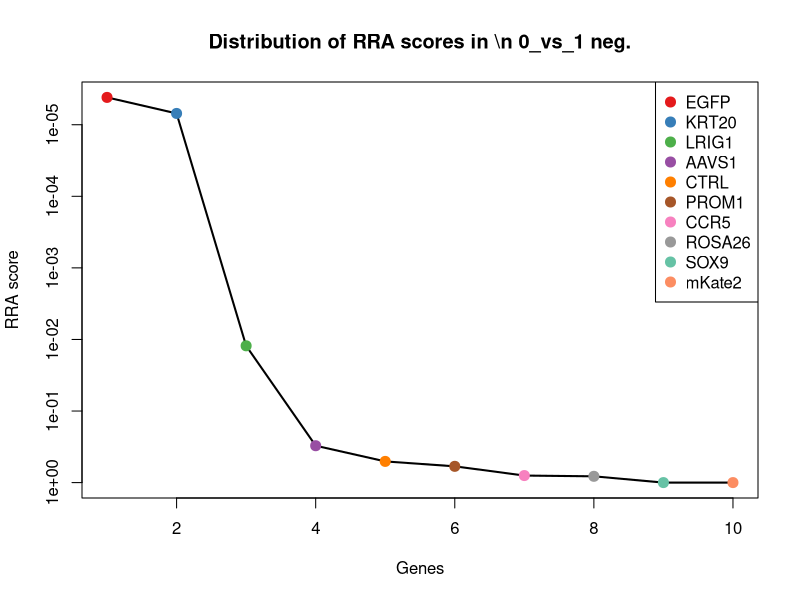
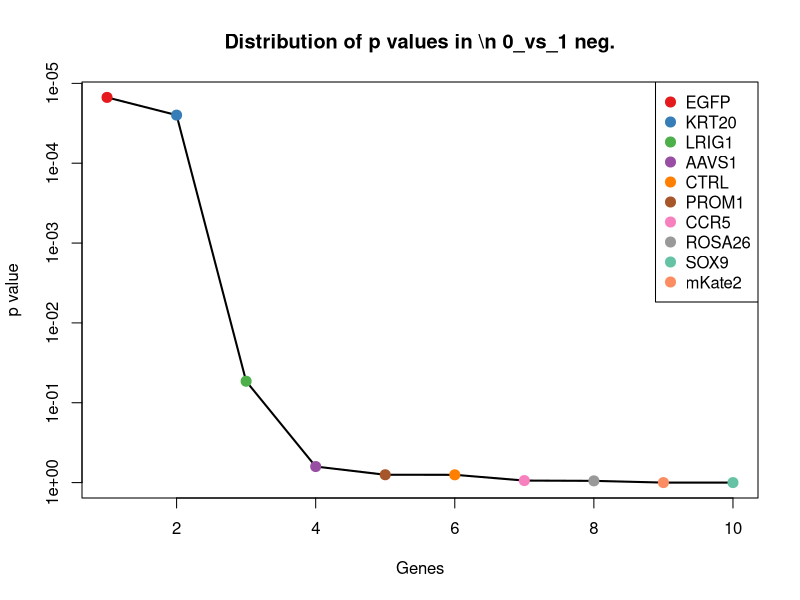
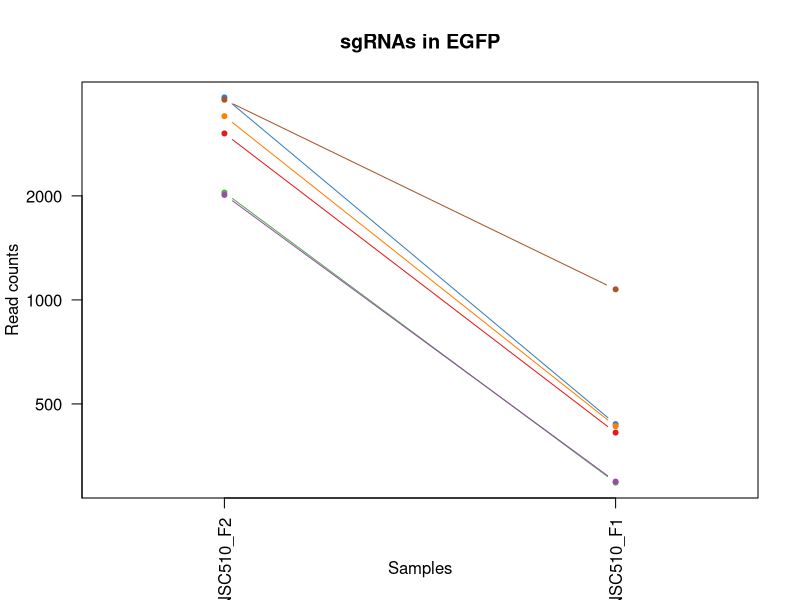
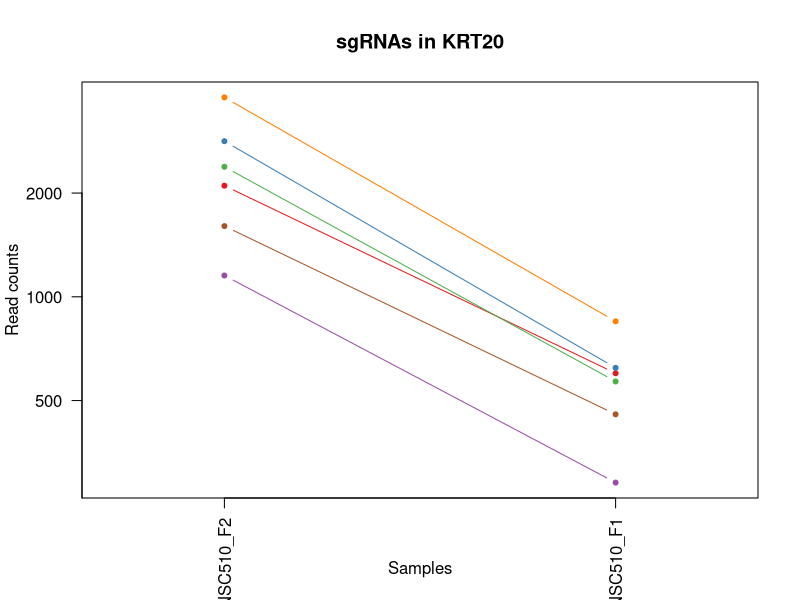
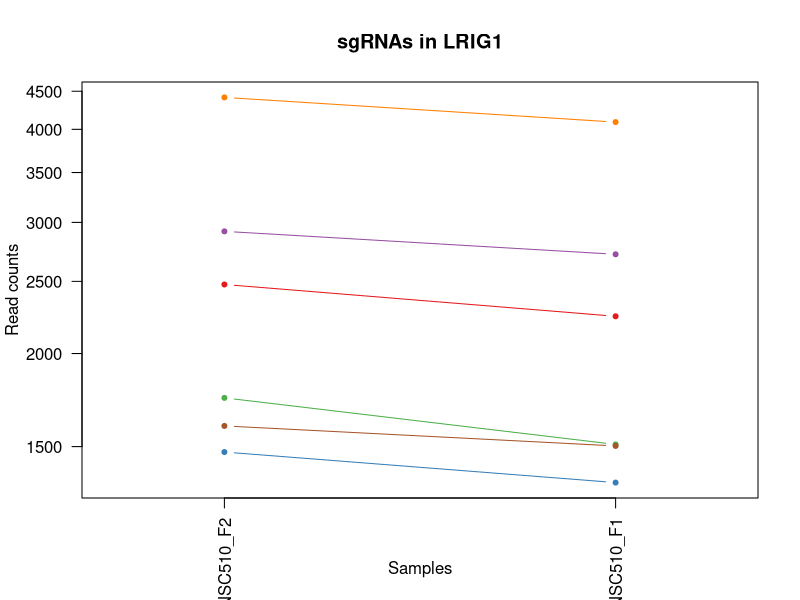
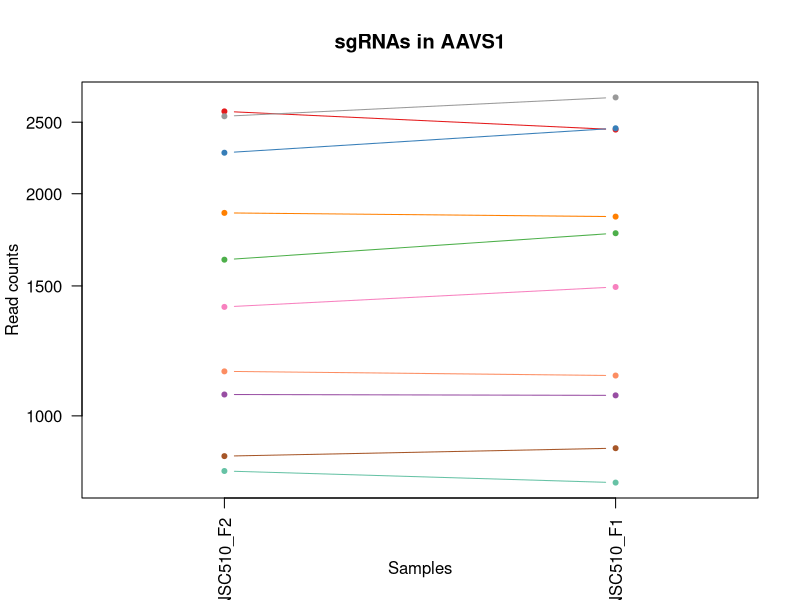
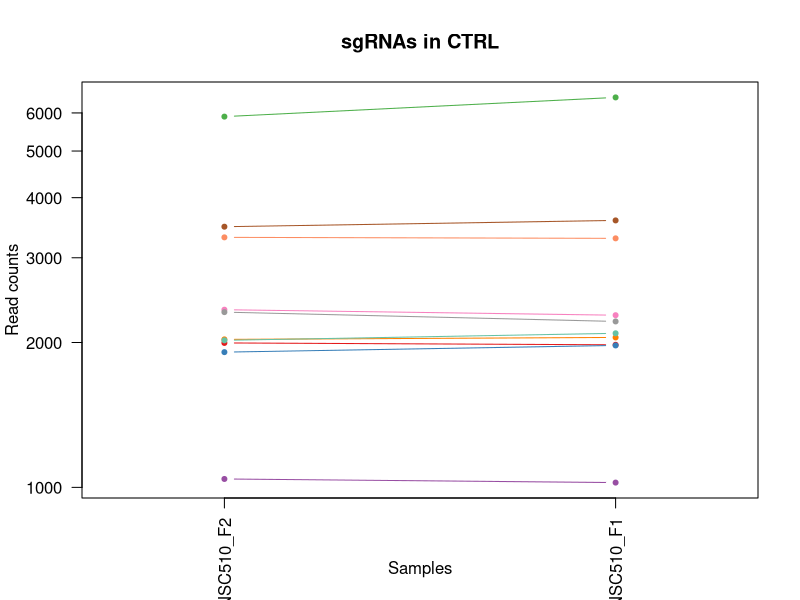
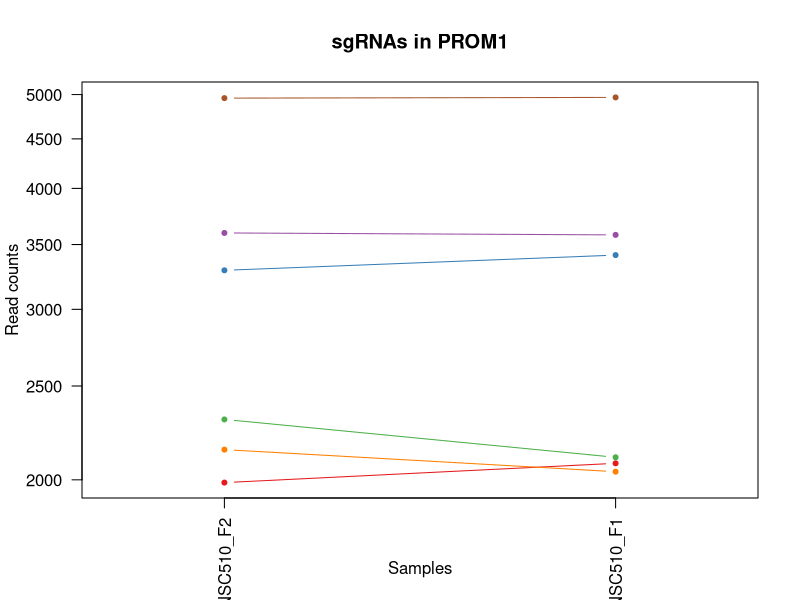

The R script that drew these images, in order: (Note: this script raises an error after producing the figures.)
pdf(file='S10A_c1_t0.pdf',width=4.5,height=4.5);
gstable=read.table('S10A_c1_t0.gene_summary.txt',header=T)
# 
#
# parameters
# Do not modify the variables beginning with "__"

# gstablename='__GENE_SUMMARY_FILE__'
startindex=3
# outputfile='__OUTPUT_FILE__'
targetgenelist=c("EGFP","KRT20","LRIG1","AAVS1","CTRL","PROM1","CCR5","ROSA26","SOX9","mKate2")
# samplelabel=sub('.\\w+.\\w+$','',colnames(gstable)[startindex]);
samplelabel='0_vs_1 neg.'


# You need to write some codes in front of this code:
# gstable=read.table(gstablename,header=T)
# pdf(file=outputfile,width=6,height=6)


# set up color using RColorBrewer
#library(RColorBrewer)
#colors <- brewer.pal(length(targetgenelist), "Set1")

colors=c( "#E41A1C", "#377EB8", "#4DAF4A", "#984EA3", "#FF7F00",  "#A65628", "#F781BF",
          "#999999", "#66C2A5", "#FC8D62", "#8DA0CB", "#E78AC3", "#A6D854", "#FFD92F", "#E5C494", "#B3B3B3", 
          "#8DD3C7", "#FFFFB3", "#BEBADA", "#FB8072", "#80B1D3", "#FDB462", "#B3DE69", "#FCCDE5",
          "#D9D9D9", "#BC80BD", "#CCEBC5", "#FFED6F")

######
# function definition

plotrankedvalues<-function(val, tglist, ...){
  
  plot(val,log='y',ylim=c(max(val),min(val)),type='l',lwd=2, ...)
  if(length(tglist)>0){
    for(i in 1:length(tglist)){
      targetgene=tglist[i];
      tx=which(names(val)==targetgene);ty=val[targetgene];
      points(tx,ty,col=colors[(i %% length(colors)) ],cex=2,pch=20)
      # text(tx+50,ty,targetgene,col=colors[i])
    }
    legend('topright',tglist,pch=20,pt.cex = 2,cex=1,col=colors)
  }
}



plotrandvalues<-function(val,targetgenelist, ...){
  # choose the one with the best distance distribution
  
  mindiffvalue=0;
  randval=val;
  for(i in 1:20){
    randval0=sample(val)
    vindex=sort(which(names(randval0) %in% targetgenelist))
    if(max(vindex)>0.9*length(val)){
      # print('pass...')
      next;
    }
    mindiffind=min(diff(vindex));
    if (mindiffind > mindiffvalue){
      mindiffvalue=mindiffind;
      randval=randval0;
      # print(paste('Diff: ',mindiffvalue))
    }
  }
  plot(randval,log='y',ylim=c(max(randval),min(randval)),pch=20,col='grey', ...)
  
  if(length(targetgenelist)>0){
    for(i in 1:length(targetgenelist)){
      targetgene=targetgenelist[i];
      tx=which(names(randval)==targetgene);ty=randval[targetgene];
      points(tx,ty,col=colors[(i %% length(colors)) ],cex=2,pch=20)
      text(tx+50,ty,targetgene,col=colors[i])
    }
  }
  
}




# set.seed(1235)



pvec=gstable[,startindex]
names(pvec)=gstable[,'id']
pvec=sort(pvec);

plotrankedvalues(pvec,targetgenelist,xlab='Genes',ylab='RRA score',main=paste('Distribution of RRA scores in \\n',samplelabel))

# plotrandvalues(pvec,targetgenelist,xlab='Genes',ylab='RRA score',main=paste('Distribution of RRA scores in \\n',samplelabel))


pvec=gstable[,startindex+1]
names(pvec)=gstable[,'id']
pvec=sort(pvec);

plotrankedvalues(pvec,targetgenelist,xlab='Genes',ylab='p value',main=paste('Distribution of p values in \\n',samplelabel))

# plotrandvalues(pvec,targetgenelist,xlab='Genes',ylab='p value',main=paste('Distribution of p values in \\n',samplelabel))



# you need to write after this code:
# dev.off()






# parameters
# Do not modify the variables beginning with "__"
targetmat=list(c(3030.841517802219,412.02154453788745),c(3853.798485519549,436.02279955951195),c(2043.893125169164,295.015426307468),c(2011.8947983563396,297.01553089260335),c(3400.8221715755026,430.0224858041058),c(3794.801570458404,1072.0560576325615))
targetgene="EGFP"
collabel=c("S74_MNSC510_F2","S73_MNSC510_F1")

# set up color using RColorBrewer
#library(RColorBrewer)
#colors <- brewer.pal(length(targetgenelist), "Set1")

colors=c( "#E41A1C", "#377EB8", "#4DAF4A", "#984EA3", "#FF7F00",  "#A65628", "#F781BF",
          "#999999", "#66C2A5", "#FC8D62", "#8DA0CB", "#E78AC3", "#A6D854", "#FFD92F", "#E5C494", "#B3B3B3", 
          "#8DD3C7", "#FFFFB3", "#BEBADA", "#FB8072", "#80B1D3", "#FDB462", "#B3DE69", "#FCCDE5",
          "#D9D9D9", "#BC80BD", "#CCEBC5", "#FFED6F")


## code

targetmatvec=unlist(targetmat)+1
yrange=range(targetmatvec[targetmatvec>0]);
# yrange[1]=1; # set the minimum value to 1
for(i in 1:length(targetmat)){
  vali=targetmat[[i]]+1;
  if(i==1){
    plot(1:length(vali),vali,type='b',las=1,pch=20,main=paste('sgRNAs in',targetgene),ylab='Read counts',xlab='Samples',xlim=c(0.7,length(vali)+0.3),ylim = yrange,col=colors[(i %% length(colors))],xaxt='n',log='y')
    axis(1,at=1:length(vali),labels=(collabel),las=2)
    # lines(0:100,rep(1,101),col='black');
  }else{
    lines(1:length(vali),vali,type='b',pch=20,col=colors[(i %% length(colors))])
  }
}




# parameters
# Do not modify the variables beginning with "__"
targetmat=list(c(2099.890197091607,599.0313232480452),c(2827.8521320833643,621.0324736845342),c(2382.8753998425236,567.029649885879),c(1151.9397652616815,288.01506025949413),c(3788.8018841809994,848.0443440973994),c(1602.9161837799268,455.02379311829804))
targetgene="KRT20"
collabel=c("S74_MNSC510_F2","S73_MNSC510_F1")

# set up color using RColorBrewer
#library(RColorBrewer)
#colors <- brewer.pal(length(targetgenelist), "Set1")

colors=c( "#E41A1C", "#377EB8", "#4DAF4A", "#984EA3", "#FF7F00",  "#A65628", "#F781BF",
          "#999999", "#66C2A5", "#FC8D62", "#8DA0CB", "#E78AC3", "#A6D854", "#FFD92F", "#E5C494", "#B3B3B3", 
          "#8DD3C7", "#FFFFB3", "#BEBADA", "#FB8072", "#80B1D3", "#FDB462", "#B3DE69", "#FCCDE5",
          "#D9D9D9", "#BC80BD", "#CCEBC5", "#FFED6F")


## code

targetmatvec=unlist(targetmat)+1
yrange=range(targetmatvec[targetmatvec>0]);
# yrange[1]=1; # set the minimum value to 1
for(i in 1:length(targetmat)){
  vali=targetmat[[i]]+1;
  if(i==1){
    plot(1:length(vali),vali,type='b',las=1,pch=20,main=paste('sgRNAs in',targetgene),ylab='Read counts',xlab='Samples',xlim=c(0.7,length(vali)+0.3),ylim = yrange,col=colors[(i %% length(colors))],xaxt='n',log='y')
    axis(1,at=1:length(vali),labels=(collabel),las=2)
    # lines(0:100,rep(1,101),col='black');
  }else{
    lines(1:length(vali),vali,type='b',pch=20,col=colors[(i %% length(colors))])
  }
}




# parameters
# Do not modify the variables beginning with "__"
targetmat=list(c(2474.870589429394,2243.1172922293244),c(1473.922928815728,1341.0701243332696),c(1742.9088635860337,1509.0789094846411),c(2916.847478531532,2717.142078906408),c(4413.769204743978,4089.2138243092763),c(1597.9164452154228,1502.0785434366674))
targetgene="LRIG1"
collabel=c("S74_MNSC510_F2","S73_MNSC510_F1")

# set up color using RColorBrewer
#library(RColorBrewer)
#colors <- brewer.pal(length(targetgenelist), "Set1")

colors=c( "#E41A1C", "#377EB8", "#4DAF4A", "#984EA3", "#FF7F00",  "#A65628", "#F781BF",
          "#999999", "#66C2A5", "#FC8D62", "#8DA0CB", "#E78AC3", "#A6D854", "#FFD92F", "#E5C494", "#B3B3B3", 
          "#8DD3C7", "#FFFFB3", "#BEBADA", "#FB8072", "#80B1D3", "#FDB462", "#B3DE69", "#FCCDE5",
          "#D9D9D9", "#BC80BD", "#CCEBC5", "#FFED6F")


## code

targetmatvec=unlist(targetmat)+1
yrange=range(targetmatvec[targetmatvec>0]);
# yrange[1]=1; # set the minimum value to 1
for(i in 1:length(targetmat)){
  vali=targetmat[[i]]+1;
  if(i==1){
    plot(1:length(vali),vali,type='b',las=1,pch=20,main=paste('sgRNAs in',targetgene),ylab='Read counts',xlab='Samples',xlim=c(0.7,length(vali)+0.3),ylim = yrange,col=colors[(i %% length(colors))],xaxt='n',log='y')
    axis(1,at=1:length(vali),labels=(collabel),las=2)
    # lines(0:100,rep(1,101),col='black');
  }else{
    lines(1:length(vali),vali,type='b',pch=20,col=colors[(i %% length(colors))])
  }
}




# parameters
# Do not modify the variables beginning with "__"
targetmat=list(c(2584.864837848478,2442.1276984502942),c(2271.8812037105386,2452.128221375971),c(1626.914928889545,1767.0924009671048),c(1067.9441573780173,1065.0556915845877),c(1882.9015433921409,1861.0973164684674),c(880.9539350655741,903.0472201886223),c(1403.9265889126743,1494.0781250961259),c(2545.8668770453482,2700.1411899327577),c(840.9560265495436,811.0424092723949),c(1147.9399744100785,1133.0592474791906))
targetgene="AAVS1"
collabel=c("S74_MNSC510_F2","S73_MNSC510_F1")

# set up color using RColorBrewer
#library(RColorBrewer)
#colors <- brewer.pal(length(targetgenelist), "Set1")

colors=c( "#E41A1C", "#377EB8", "#4DAF4A", "#984EA3", "#FF7F00",  "#A65628", "#F781BF",
          "#999999", "#66C2A5", "#FC8D62", "#8DA0CB", "#E78AC3", "#A6D854", "#FFD92F", "#E5C494", "#B3B3B3", 
          "#8DD3C7", "#FFFFB3", "#BEBADA", "#FB8072", "#80B1D3", "#FDB462", "#B3DE69", "#FCCDE5",
          "#D9D9D9", "#BC80BD", "#CCEBC5", "#FFED6F")


## code

targetmatvec=unlist(targetmat)+1
yrange=range(targetmatvec[targetmatvec>0]);
# yrange[1]=1; # set the minimum value to 1
for(i in 1:length(targetmat)){
  vali=targetmat[[i]]+1;
  if(i==1){
    plot(1:length(vali),vali,type='b',las=1,pch=20,main=paste('sgRNAs in',targetgene),ylab='Read counts',xlab='Samples',xlim=c(0.7,length(vali)+0.3),ylim = yrange,col=colors[(i %% length(colors))],xaxt='n',log='y')
    axis(1,at=1:length(vali),labels=(collabel),las=2)
    # lines(0:100,rep(1,101),col='black');
  }else{
    lines(1:length(vali),vali,type='b',pch=20,col=colors[(i %% length(colors))])
  }
}




# parameters
# Do not modify the variables beginning with "__"
targetmat=list(c(1994.8956872370266,1977.1033824063193),c(1908.9001839275609,1971.103068650913),c(5893.69181983711,6461.337862279832),c(1039.9456214167958,1022.0534430041771),c(2028.8939094756527,2048.107095178625),c(3479.8180408946628,3586.187521147729),c(2338.87770047489,2278.1191224691934),c(2311.8791122265693,2211.115618867158),c(2019.8943800595457,2089.1092391739003),c(3306.8270865628306,3291.1720948402613))
targetgene="CTRL"
collabel=c("S74_MNSC510_F2","S73_MNSC510_F1")

# set up color using RColorBrewer
#library(RColorBrewer)
#colors <- brewer.pal(length(targetgenelist), "Set1")

colors=c( "#E41A1C", "#377EB8", "#4DAF4A", "#984EA3", "#FF7F00",  "#A65628", "#F781BF",
          "#999999", "#66C2A5", "#FC8D62", "#8DA0CB", "#E78AC3", "#A6D854", "#FFD92F", "#E5C494", "#B3B3B3", 
          "#8DD3C7", "#FFFFB3", "#BEBADA", "#FB8072", "#80B1D3", "#FDB462", "#B3DE69", "#FCCDE5",
          "#D9D9D9", "#BC80BD", "#CCEBC5", "#FFED6F")


## code

targetmatvec=unlist(targetmat)+1
yrange=range(targetmatvec[targetmatvec>0]);
# yrange[1]=1; # set the minimum value to 1
for(i in 1:length(targetmat)){
  vali=targetmat[[i]]+1;
  if(i==1){
    plot(1:length(vali),vali,type='b',las=1,pch=20,main=paste('sgRNAs in',targetgene),ylab='Read counts',xlab='Samples',xlim=c(0.7,length(vali)+0.3),ylim = yrange,col=colors[(i %% length(colors))],xaxt='n',log='y')
    axis(1,at=1:length(vali),labels=(collabel),las=2)
    # lines(0:100,rep(1,101),col='black');
  }else{
    lines(1:length(vali),vali,type='b',pch=20,col=colors[(i %% length(colors))])
  }
}




# parameters
# Do not modify the variables beginning with "__"
targetmat=list(c(1985.8961578209198,2079.1087162482236),c(3290.8279231564184,3412.1784222409515),c(2307.8793213749664,2109.110285025254),c(3596.8119233040525,3580.187207392323),c(2147.887687310844,2038.1065722529481),c(4956.740812849093,4965.259632598571))
targetgene="PROM1"
collabel=c("S74_MNSC510_F2","S73_MNSC510_F1")

# set up color using RColorBrewer
#library(RColorBrewer)
#colors <- brewer.pal(length(targetgenelist), "Set1")

colors=c( "#E41A1C", "#377EB8", "#4DAF4A", "#984EA3", "#FF7F00",  "#A65628", "#F781BF",
          "#999999", "#66C2A5", "#FC8D62", "#8DA0CB", "#E78AC3", "#A6D854", "#FFD92F", "#E5C494", "#B3B3B3", 
          "#8DD3C7", "#FFFFB3", "#BEBADA", "#FB8072", "#80B1D3", "#FDB462", "#B3DE69", "#FCCDE5",
          "#D9D9D9", "#BC80BD", "#CCEBC5", "#FFED6F")


## code

targetmatvec=unlist(targetmat)+1
yrange=range(targetmatvec[targetmatvec>0]);
# yrange[1]=1; # set the minimum value to 1
for(i in 1:length(targetmat)){
  vali=targetmat[[i]]+1;
  if(i==1){
    plot(1:length(vali),vali,type='b',las=1,pch=20,main=paste('sgRNAs in',targetgene),ylab='Read counts',xlab='Samples',xlim=c(0.7,length(vali)+0.3),ylim = yrange,col=colors[(i %% length(colors))],xaxt='n',log='y')
    axis(1,at=1:length(vali),labels=(collabel),las=2)
    # lines(0:100,rep(1,101),col='black');
  }else{
    lines(1:length(vali),vali,type='b',pch=20,col=colors[(i %% length(colors))])
  }
}




# parameters
# Do not modify the variables beginning with "__"
targetmat=list(c(1347.9295169902316,1537.0803736765365),c(2459.8713737358826,2407.125868210425),c(1371.92826209985,1458.0762425636892),c(1036.9457782780935,1202.062855666361),c(1721.9099616151177,1720.0899432164233),c(1643.9140400088581,1604.0838772785717),c(3287.8280800177163,3709.1939531335547),c(2036.8934911788588,2300.120272905682),c(1233.9354777195442,1333.0697059927281),c(1814.9050989148889,1903.0995127563103))
targetgene="CCR5"
collabel=c("S74_MNSC510_F2","S73_MNSC510_F1")

# set up color using RColorBrewer
#library(RColorBrewer)
#colors <- brewer.pal(length(targetgenelist), "Set1")

colors=c( "#E41A1C", "#377EB8", "#4DAF4A", "#984EA3", "#FF7F00",  "#A65628", "#F781BF",
          "#999999", "#66C2A5", "#FC8D62", "#8DA0CB", "#E78AC3", "#A6D854", "#FFD92F", "#E5C494", "#B3B3B3", 
          "#8DD3C7", "#FFFFB3", "#BEBADA", "#FB8072", "#80B1D3", "#FDB462", "#B3DE69", "#FCCDE5",
          "#D9D9D9", "#BC80BD", "#CCEBC5", "#FFED6F")


## code

targetmatvec=unlist(targetmat)+1
yrange=range(targetmatvec[targetmatvec>0]);
# yrange[1]=1; # set the minimum value to 1
for(i in 1:length(targetmat)){
  vali=targetmat[[i]]+1;
  if(i==1){
    plot(1:length(vali),vali,type='b',las=1,pch=20,main=paste('sgRNAs in',targetgene),ylab='Read counts',xlab='Samples',xlim=c(0.7,length(vali)+0.3),ylim = yrange,col=colors[(i %% length(colors))],xaxt='n',log='y')
    axis(1,at=1:length(vali),labels=(collabel),las=2)
    # lines(0:100,rep(1,101),col='black');
  }else{
    lines(1:length(vali),vali,type='b',pch=20,col=colors[(i %% length(colors))])
  }
}




# parameters
# Do not modify the variables beginning with "__"
targetmat=list(c(7022.632787702074,6932.362492079214),c(2965.8449164636695,2899.1515961537275),c(3470.818511478556,3287.1718856699904),c(2666.860550306341,2484.129894738137),c(2067.8918702787823,2171.1135271644507),c(3049.840524347334,3230.168904993632),c(2100.8901448045076,2130.1113831691755),c(1813.905151201988,1822.0952770583276),c(770.95968664649,810.0423569798273),c(1936.8987198887824,2233.1167693036473))
targetgene="ROSA26"
collabel=c("S74_MNSC510_F2","S73_MNSC510_F1")

# set up color using RColorBrewer
#library(RColorBrewer)
#colors <- brewer.pal(length(targetgenelist), "Set1")

colors=c( "#E41A1C", "#377EB8", "#4DAF4A", "#984EA3", "#FF7F00",  "#A65628", "#F781BF",
          "#999999", "#66C2A5", "#FC8D62", "#8DA0CB", "#E78AC3", "#A6D854", "#FFD92F", "#E5C494", "#B3B3B3", 
          "#8DD3C7", "#FFFFB3", "#BEBADA", "#FB8072", "#80B1D3", "#FDB462", "#B3DE69", "#FCCDE5",
          "#D9D9D9", "#BC80BD", "#CCEBC5", "#FFED6F")


## code

targetmatvec=unlist(targetmat)+1
yrange=range(targetmatvec[targetmatvec>0]);
# yrange[1]=1; # set the minimum value to 1
for(i in 1:length(targetmat)){
  vali=targetmat[[i]]+1;
  if(i==1){
    plot(1:length(vali),vali,type='b',las=1,pch=20,main=paste('sgRNAs in',targetgene),ylab='Read counts',xlab='Samples',xlim=c(0.7,length(vali)+0.3),ylim = yrange,col=colors[(i %% length(colors))],xaxt='n',log='y')
    axis(1,at=1:length(vali),labels=(collabel),las=2)
    # lines(0:100,rep(1,101),col='black');
  }else{
    lines(1:length(vali),vali,type='b',pch=20,col=colors[(i %% length(colors))])
  }
}




# parameters
# Do not modify the variables beginning with "__"
targetmat=list(c(1196.937412342216,1935.1011861184763),c(609.9681048694667,1596.0834589380302),c(599.9686277404592,1163.0608162562212),c(549.9712420954208,1226.0641106879855),c(818.9571768657268,2039.1066245455158),c(2084.8909813980954,3876.202685992359))
targetgene="SOX9"
collabel=c("S74_MNSC510_F2","S73_MNSC510_F1")

# set up color using RColorBrewer
#library(RColorBrewer)
#colors <- brewer.pal(length(targetgenelist), "Set1")

colors=c( "#E41A1C", "#377EB8", "#4DAF4A", "#984EA3", "#FF7F00",  "#A65628", "#F781BF",
          "#999999", "#66C2A5", "#FC8D62", "#8DA0CB", "#E78AC3", "#A6D854", "#FFD92F", "#E5C494", "#B3B3B3", 
          "#8DD3C7", "#FFFFB3", "#BEBADA", "#FB8072", "#80B1D3", "#FDB462", "#B3DE69", "#FCCDE5",
          "#D9D9D9", "#BC80BD", "#CCEBC5", "#FFED6F")


## code

targetmatvec=unlist(targetmat)+1
yrange=range(targetmatvec[targetmatvec>0]);
# yrange[1]=1; # set the minimum value to 1
for(i in 1:length(targetmat)){
  vali=targetmat[[i]]+1;
  if(i==1){
    plot(1:length(vali),vali,type='b',las=1,pch=20,main=paste('sgRNAs in',targetgene),ylab='Read counts',xlab='Samples',xlim=c(0.7,length(vali)+0.3),ylim = yrange,col=colors[(i %% length(colors))],xaxt='n',log='y')
    axis(1,at=1:length(vali),labels=(collabel),las=2)
    # lines(0:100,rep(1,101),col='black');
  }else{
    lines(1:length(vali),vali,type='b',pch=20,col=colors[(i %% length(colors))])
  }
}




# parameters
# Do not modify the variables beginning with "__"
targetmat=list(c(354.98143807977164,3358.175598442296),c(454.97620936984816,4118.215340793739),c(410.97851000221453,3501.1830762794757),c(1042.9454645554981,2635.1377909158577),c(443.97678452793974,2857.149399865885),c(689.963921901528,5606.293152134459))
targetgene="mKate2"
collabel=c("S74_MNSC510_F2","S73_MNSC510_F1")

# set up color using RColorBrewer
#library(RColorBrewer)
#colors <- brewer.pal(length(targetgenelist), "Set1")

colors=c( "#E41A1C", "#377EB8", "#4DAF4A", "#984EA3", "#FF7F00",  "#A65628", "#F781BF",
          "#999999", "#66C2A5", "#FC8D62", "#8DA0CB", "#E78AC3", "#A6D854", "#FFD92F", "#E5C494", "#B3B3B3", 
          "#8DD3C7", "#FFFFB3", "#BEBADA", "#FB8072", "#80B1D3", "#FDB462", "#B3DE69", "#FCCDE5",
          "#D9D9D9", "#BC80BD", "#CCEBC5", "#FFED6F")


## code

targetmatvec=unlist(targetmat)+1
yrange=range(targetmatvec[targetmatvec>0]);
# yrange[1]=1; # set the minimum value to 1
for(i in 1:length(targetmat)){
  vali=targetmat[[i]]+1;
  if(i==1){
    plot(1:length(vali),vali,type='b',las=1,pch=20,main=paste('sgRNAs in',targetgene),ylab='Read counts',xlab='Samples',xlim=c(0.7,length(vali)+0.3),ylim = yrange,col=colors[(i %% length(colors))],xaxt='n',log='y')
    axis(1,at=1:length(vali),labels=(collabel),las=2)
    # lines(0:100,rep(1,101),col='black');
  }else{
    lines(1:length(vali),vali,type='b',pch=20,col=colors[(i %% length(colors))])
  }
}



# 
#
# parameters
# Do not modify the variables beginning with "__"

# gstablename='__GENE_SUMMARY_FILE__'
startindex=9
# outputfile='__OUTPUT_FILE__'
targetgenelist=c("mKate2","SOX9","CTRL","CCR5","ROSA26","PROM1","AAVS1","LRIG1","EGFP","KRT20")
# samplelabel=sub('.\\w+.\\w+$','',colnames(gstable)[startindex]);
samplelabel='0_vs_1 pos.'


# You need to write some codes in front of this code:
# gstable=read.table(gstablename,header=T)
# pdf(file=outputfile,width=6,height=6)


# set up color using RColorBrewer
#library(RColorBrewer)
#colors <- brewer.pal(length(targetgenelist), "Set1")

colors=c( "#E41A1C", "#377EB8", "#4DAF4A", "#984EA3", "#FF7F00",  "#A65628", "#F781BF",
          "#999999", "#66C2A5", "#FC8D62", "#8DA0CB", "#E78AC3", "#A6D854", "#FFD92F", "#E5C494", "#B3B3B3", 
          "#8DD3C7", "#FFFFB3", "#BEBADA", "#FB8072", "#80B1D3", "#FDB462", "#B3DE69", "#FCCDE5",
          "#D9D9D9", "#BC80BD", "#CCEBC5", "#FFED6F")

######
# function definition

plotrankedvalues<-function(val, tglist, ...){
  
  plot(val,log='y',ylim=c(max(val),min(val)),type='l',lwd=2, ...)
  if(length(tglist)>0){
    for(i in 1:length(tglist)){
      targetgene=tglist[i];
      tx=which(names(val)==targetgene);ty=val[targetgene];
      points(tx,ty,col=colors[(i %% length(colors)) ],cex=2,pch=20)
      # text(tx+50,ty,targetgene,col=colors[i])
    }
    legend('topright',tglist,pch=20,pt.cex = 2,cex=1,col=colors)
  }
}



plotrandvalues<-function(val,targetgenelist, ...){
  # choose the one with the best distance distribution
  
  mindiffvalue=0;
  randval=val;
  for(i in 1:20){
    randval0=sample(val)
    vindex=sort(which(names(randval0) %in% targetgenelist))
    if(max(vindex)>0.9*length(val)){
      # print('pass...')
      next;
    }
    mindiffind=min(diff(vindex));
    if (mindiffind > mindiffvalue){
      mindiffvalue=mindiffind;
      randval=randval0;
      # print(paste('Diff: ',mindiffvalue))
    }
  }
  plot(randval,log='y',ylim=c(max(randval),min(randval)),pch=20,col='grey', ...)
  
  if(length(targetgenelist)>0){
    for(i in 1:length(targetgenelist)){
      targetgene=targetgenelist[i];
      tx=which(names(randval)==targetgene);ty=randval[targetgene];
      points(tx,ty,col=colors[(i %% length(colors)) ],cex=2,pch=20)
      text(tx+50,ty,targetgene,col=colors[i])
    }
  }
  
}




# set.seed(1235)



pvec=gstable[,startindex]
names(pvec)=gstable[,'id']
pvec=sort(pvec);

plotrankedvalues(pvec,targetgenelist,xlab='Genes',ylab='RRA score',main=paste('Distribution of RRA scores in \\n',samplelabel))

# plotrandvalues(pvec,targetgenelist,xlab='Genes',ylab='RRA score',main=paste('Distribution of RRA scores in \\n',samplelabel))


pvec=gstable[,startindex+1]
names(pvec)=gstable[,'id']
pvec=sort(pvec);

plotrankedvalues(pvec,targetgenelist,xlab='Genes',ylab='p value',main=paste('Distribution of p values in \\n',samplelabel))

# plotrandvalues(pvec,targetgenelist,xlab='Genes',ylab='p value',main=paste('Distribution of p values in \\n',samplelabel))



# you need to write after this code:
# dev.off()






# parameters
# Do not modify the variables beginning with "__"
targetmat=list(c(354.98143807977164,3358.175598442296),c(454.97620936984816,4118.215340793739),c(410.97851000221453,3501.1830762794757),c(1042.9454645554981,2635.1377909158577),c(443.97678452793974,2857.149399865885),c(689.963921901528,5606.293152134459))
targetgene="mKate2"
collabel=c("S74_MNSC510_F2","S73_MNSC510_F1")

# set up color using RColorBrewer
#library(RColorBrewer)
#colors <- brewer.pal(length(targetgenelist), "Set1")

colors=c( "#E41A1C", "#377EB8", "#4DAF4A", "#984EA3", "#FF7F00",  "#A65628", "#F781BF",
          "#999999", "#66C2A5", "#FC8D62", "#8DA0CB", "#E78AC3", "#A6D854", "#FFD92F", "#E5C494", "#B3B3B3", 
          "#8DD3C7", "#FFFFB3", "#BEBADA", "#FB8072", "#80B1D3", "#FDB462", "#B3DE69", "#FCCDE5",
          "#D9D9D9", "#BC80BD", "#CCEBC5", "#FFED6F")


## code

targetmatvec=unlist(targetmat)+1
yrange=range(targetmatvec[targetmatvec>0]);
# yrange[1]=1; # set the minimum value to 1
for(i in 1:length(targetmat)){
  vali=targetmat[[i]]+1;
  if(i==1){
    plot(1:length(vali),vali,type='b',las=1,pch=20,main=paste('sgRNAs in',targetgene),ylab='Read counts',xlab='Samples',xlim=c(0.7,length(vali)+0.3),ylim = yrange,col=colors[(i %% length(colors))],xaxt='n',log='y')
    axis(1,at=1:length(vali),labels=(collabel),las=2)
    # lines(0:100,rep(1,101),col='black');
  }else{
    lines(1:length(vali),vali,type='b',pch=20,col=colors[(i %% length(colors))])
  }
}




# parameters
# Do not modify the variables beginning with "__"
targetmat=list(c(1196.937412342216,1935.1011861184763),c(609.9681048694667,1596.0834589380302),c(599.9686277404592,1163.0608162562212),c(549.9712420954208,1226.0641106879855),c(818.9571768657268,2039.1066245455158),c(2084.8909813980954,3876.202685992359))
targetgene="SOX9"
collabel=c("S74_MNSC510_F2","S73_MNSC510_F1")

# set up color using RColorBrewer
#library(RColorBrewer)
#colors <- brewer.pal(length(targetgenelist), "Set1")

colors=c( "#E41A1C", "#377EB8", "#4DAF4A", "#984EA3", "#FF7F00",  "#A65628", "#F781BF",
          "#999999", "#66C2A5", "#FC8D62", "#8DA0CB", "#E78AC3", "#A6D854", "#FFD92F", "#E5C494", "#B3B3B3", 
          "#8DD3C7", "#FFFFB3", "#BEBADA", "#FB8072", "#80B1D3", "#FDB462", "#B3DE69", "#FCCDE5",
          "#D9D9D9", "#BC80BD", "#CCEBC5", "#FFED6F")


## code

targetmatvec=unlist(targetmat)+1
yrange=range(targetmatvec[targetmatvec>0]);
# yrange[1]=1; # set the minimum value to 1
for(i in 1:length(targetmat)){
  vali=targetmat[[i]]+1;
  if(i==1){
    plot(1:length(vali),vali,type='b',las=1,pch=20,main=paste('sgRNAs in',targetgene),ylab='Read counts',xlab='Samples',xlim=c(0.7,length(vali)+0.3),ylim = yrange,col=colors[(i %% length(colors))],xaxt='n',log='y')
    axis(1,at=1:length(vali),labels=(collabel),las=2)
    # lines(0:100,rep(1,101),col='black');
  }else{
    lines(1:length(vali),vali,type='b',pch=20,col=colors[(i %% length(colors))])
  }
}




# parameters
# Do not modify the variables beginning with "__"
targetmat=list(c(1994.8956872370266,1977.1033824063193),c(1908.9001839275609,1971.103068650913),c(5893.69181983711,6461.337862279832),c(1039.9456214167958,1022.0534430041771),c(2028.8939094756527,2048.107095178625),c(3479.8180408946628,3586.187521147729),c(2338.87770047489,2278.1191224691934),c(2311.8791122265693,2211.115618867158),c(2019.8943800595457,2089.1092391739003),c(3306.8270865628306,3291.1720948402613))
targetgene="CTRL"
collabel=c("S74_MNSC510_F2","S73_MNSC510_F1")

# set up color using RColorBrewer
#library(RColorBrewer)
#colors <- brewer.pal(length(targetgenelist), "Set1")

colors=c( "#E41A1C", "#377EB8", "#4DAF4A", "#984EA3", "#FF7F00",  "#A65628", "#F781BF",
          "#999999", "#66C2A5", "#FC8D62", "#8DA0CB", "#E78AC3", "#A6D854", "#FFD92F", "#E5C494", "#B3B3B3", 
          "#8DD3C7", "#FFFFB3", "#BEBADA", "#FB8072", "#80B1D3", "#FDB462", "#B3DE69", "#FCCDE5",
          "#D9D9D9", "#BC80BD", "#CCEBC5", "#FFED6F")


## code

targetmatvec=unlist(targetmat)+1
yrange=range(targetmatvec[targetmatvec>0]);
# yrange[1]=1; # set the minimum value to 1
for(i in 1:length(targetmat)){
  vali=targetmat[[i]]+1;
  if(i==1){
    plot(1:length(vali),vali,type='b',las=1,pch=20,main=paste('sgRNAs in',targetgene),ylab='Read counts',xlab='Samples',xlim=c(0.7,length(vali)+0.3),ylim = yrange,col=colors[(i %% length(colors))],xaxt='n',log='y')
    axis(1,at=1:length(vali),labels=(collabel),las=2)
    # lines(0:100,rep(1,101),col='black');
  }else{
    lines(1:length(vali),vali,type='b',pch=20,col=colors[(i %% length(colors))])
  }
}




# parameters
# Do not modify the variables beginning with "__"
targetmat=list(c(1347.9295169902316,1537.0803736765365),c(2459.8713737358826,2407.125868210425),c(1371.92826209985,1458.0762425636892),c(1036.9457782780935,1202.062855666361),c(1721.9099616151177,1720.0899432164233),c(1643.9140400088581,1604.0838772785717),c(3287.8280800177163,3709.1939531335547),c(2036.8934911788588,2300.120272905682),c(1233.9354777195442,1333.0697059927281),c(1814.9050989148889,1903.0995127563103))
targetgene="CCR5"
collabel=c("S74_MNSC510_F2","S73_MNSC510_F1")

# set up color using RColorBrewer
#library(RColorBrewer)
#colors <- brewer.pal(length(targetgenelist), "Set1")

colors=c( "#E41A1C", "#377EB8", "#4DAF4A", "#984EA3", "#FF7F00",  "#A65628", "#F781BF",
          "#999999", "#66C2A5", "#FC8D62", "#8DA0CB", "#E78AC3", "#A6D854", "#FFD92F", "#E5C494", "#B3B3B3", 
          "#8DD3C7", "#FFFFB3", "#BEBADA", "#FB8072", "#80B1D3", "#FDB462", "#B3DE69", "#FCCDE5",
          "#D9D9D9", "#BC80BD", "#CCEBC5", "#FFED6F")


## code

targetmatvec=unlist(targetmat)+1
yrange=range(targetmatvec[targetmatvec>0]);
# yrange[1]=1; # set the minimum value to 1
for(i in 1:length(targetmat)){
  vali=targetmat[[i]]+1;
  if(i==1){
    plot(1:length(vali),vali,type='b',las=1,pch=20,main=paste('sgRNAs in',targetgene),ylab='Read counts',xlab='Samples',xlim=c(0.7,length(vali)+0.3),ylim = yrange,col=colors[(i %% length(colors))],xaxt='n',log='y')
    axis(1,at=1:length(vali),labels=(collabel),las=2)
    # lines(0:100,rep(1,101),col='black');
  }else{
    lines(1:length(vali),vali,type='b',pch=20,col=colors[(i %% length(colors))])
  }
}




# parameters
# Do not modify the variables beginning with "__"
targetmat=list(c(7022.632787702074,6932.362492079214),c(2965.8449164636695,2899.1515961537275),c(3470.818511478556,3287.1718856699904),c(2666.860550306341,2484.129894738137),c(2067.8918702787823,2171.1135271644507),c(3049.840524347334,3230.168904993632),c(2100.8901448045076,2130.1113831691755),c(1813.905151201988,1822.0952770583276),c(770.95968664649,810.0423569798273),c(1936.8987198887824,2233.1167693036473))
targetgene="ROSA26"
collabel=c("S74_MNSC510_F2","S73_MNSC510_F1")

# set up color using RColorBrewer
#library(RColorBrewer)
#colors <- brewer.pal(length(targetgenelist), "Set1")

colors=c( "#E41A1C", "#377EB8", "#4DAF4A", "#984EA3", "#FF7F00",  "#A65628", "#F781BF",
          "#999999", "#66C2A5", "#FC8D62", "#8DA0CB", "#E78AC3", "#A6D854", "#FFD92F", "#E5C494", "#B3B3B3", 
          "#8DD3C7", "#FFFFB3", "#BEBADA", "#FB8072", "#80B1D3", "#FDB462", "#B3DE69", "#FCCDE5",
          "#D9D9D9", "#BC80BD", "#CCEBC5", "#FFED6F")


## code

targetmatvec=unlist(targetmat)+1
yrange=range(targetmatvec[targetmatvec>0]);
# yrange[1]=1; # set the minimum value to 1
for(i in 1:length(targetmat)){
  vali=targetmat[[i]]+1;
  if(i==1){
    plot(1:length(vali),vali,type='b',las=1,pch=20,main=paste('sgRNAs in',targetgene),ylab='Read counts',xlab='Samples',xlim=c(0.7,length(vali)+0.3),ylim = yrange,col=colors[(i %% length(colors))],xaxt='n',log='y')
    axis(1,at=1:length(vali),labels=(collabel),las=2)
    # lines(0:100,rep(1,101),col='black');
  }else{
    lines(1:length(vali),vali,type='b',pch=20,col=colors[(i %% length(colors))])
  }
}




# parameters
# Do not modify the variables beginning with "__"
targetmat=list(c(1985.8961578209198,2079.1087162482236),c(3290.8279231564184,3412.1784222409515),c(2307.8793213749664,2109.110285025254),c(3596.8119233040525,3580.187207392323),c(2147.887687310844,2038.1065722529481),c(4956.740812849093,4965.259632598571))
targetgene="PROM1"
collabel=c("S74_MNSC510_F2","S73_MNSC510_F1")

# set up color using RColorBrewer
#library(RColorBrewer)
#colors <- brewer.pal(length(targetgenelist), "Set1")

colors=c( "#E41A1C", "#377EB8", "#4DAF4A", "#984EA3", "#FF7F00",  "#A65628", "#F781BF",
          "#999999", "#66C2A5", "#FC8D62", "#8DA0CB", "#E78AC3", "#A6D854", "#FFD92F", "#E5C494", "#B3B3B3", 
          "#8DD3C7", "#FFFFB3", "#BEBADA", "#FB8072", "#80B1D3", "#FDB462", "#B3DE69", "#FCCDE5",
          "#D9D9D9", "#BC80BD", "#CCEBC5", "#FFED6F")


## code

targetmatvec=unlist(targetmat)+1
yrange=range(targetmatvec[targetmatvec>0]);
# yrange[1]=1; # set the minimum value to 1
for(i in 1:length(targetmat)){
  vali=targetmat[[i]]+1;
  if(i==1){
    plot(1:length(vali),vali,type='b',las=1,pch=20,main=paste('sgRNAs in',targetgene),ylab='Read counts',xlab='Samples',xlim=c(0.7,length(vali)+0.3),ylim = yrange,col=colors[(i %% length(colors))],xaxt='n',log='y')
    axis(1,at=1:length(vali),labels=(collabel),las=2)
    # lines(0:100,rep(1,101),col='black');
  }else{
    lines(1:length(vali),vali,type='b',pch=20,col=colors[(i %% length(colors))])
  }
}




# parameters
# Do not modify the variables beginning with "__"
targetmat=list(c(2584.864837848478,2442.1276984502942),c(2271.8812037105386,2452.128221375971),c(1626.914928889545,1767.0924009671048),c(1067.9441573780173,1065.0556915845877),c(1882.9015433921409,1861.0973164684674),c(880.9539350655741,903.0472201886223),c(1403.9265889126743,1494.0781250961259),c(2545.8668770453482,2700.1411899327577),c(840.9560265495436,811.0424092723949),c(1147.9399744100785,1133.0592474791906))
targetgene="AAVS1"
collabel=c("S74_MNSC510_F2","S73_MNSC510_F1")

# set up color using RColorBrewer
#library(RColorBrewer)
#colors <- brewer.pal(length(targetgenelist), "Set1")

colors=c( "#E41A1C", "#377EB8", "#4DAF4A", "#984EA3", "#FF7F00",  "#A65628", "#F781BF",
          "#999999", "#66C2A5", "#FC8D62", "#8DA0CB", "#E78AC3", "#A6D854", "#FFD92F", "#E5C494", "#B3B3B3", 
          "#8DD3C7", "#FFFFB3", "#BEBADA", "#FB8072", "#80B1D3", "#FDB462", "#B3DE69", "#FCCDE5",
          "#D9D9D9", "#BC80BD", "#CCEBC5", "#FFED6F")


## code

targetmatvec=unlist(targetmat)+1
yrange=range(targetmatvec[targetmatvec>0]);
# yrange[1]=1; # set the minimum value to 1
for(i in 1:length(targetmat)){
  vali=targetmat[[i]]+1;
  if(i==1){
    plot(1:length(vali),vali,type='b',las=1,pch=20,main=paste('sgRNAs in',targetgene),ylab='Read counts',xlab='Samples',xlim=c(0.7,length(vali)+0.3),ylim = yrange,col=colors[(i %% length(colors))],xaxt='n',log='y')
    axis(1,at=1:length(vali),labels=(collabel),las=2)
    # lines(0:100,rep(1,101),col='black');
  }else{
    lines(1:length(vali),vali,type='b',pch=20,col=colors[(i %% length(colors))])
  }
}




# parameters
# Do not modify the variables beginning with "__"
targetmat=list(c(2474.870589429394,2243.1172922293244),c(1473.922928815728,1341.0701243332696),c(1742.9088635860337,1509.0789094846411),c(2916.847478531532,2717.142078906408),c(4413.769204743978,4089.2138243092763),c(1597.9164452154228,1502.0785434366674))
targetgene="LRIG1"
collabel=c("S74_MNSC510_F2","S73_MNSC510_F1")

# set up color using RColorBrewer
#library(RColorBrewer)
#colors <- brewer.pal(length(targetgenelist), "Set1")

colors=c( "#E41A1C", "#377EB8", "#4DAF4A", "#984EA3", "#FF7F00",  "#A65628", "#F781BF",
          "#999999", "#66C2A5", "#FC8D62", "#8DA0CB", "#E78AC3", "#A6D854", "#FFD92F", "#E5C494", "#B3B3B3", 
          "#8DD3C7", "#FFFFB3", "#BEBADA", "#FB8072", "#80B1D3", "#FDB462", "#B3DE69", "#FCCDE5",
          "#D9D9D9", "#BC80BD", "#CCEBC5", "#FFED6F")


## code

targetmatvec=unlist(targetmat)+1
yrange=range(targetmatvec[targetmatvec>0]);
# yrange[1]=1; # set the minimum value to 1
for(i in 1:length(targetmat)){
  vali=targetmat[[i]]+1;
  if(i==1){
    plot(1:length(vali),vali,type='b',las=1,pch=20,main=paste('sgRNAs in',targetgene),ylab='Read counts',xlab='Samples',xlim=c(0.7,length(vali)+0.3),ylim = yrange,col=colors[(i %% length(colors))],xaxt='n',log='y')
    axis(1,at=1:length(vali),labels=(collabel),las=2)
    # lines(0:100,rep(1,101),col='black');
  }else{
    lines(1:length(vali),vali,type='b',pch=20,col=colors[(i %% length(colors))])
  }
}




# parameters
# Do not modify the variables beginning with "__"
targetmat=list(c(3030.841517802219,412.02154453788745),c(3853.798485519549,436.02279955951195),c(2043.893125169164,295.015426307468),c(2011.8947983563396,297.01553089260335),c(3400.8221715755026,430.0224858041058),c(3794.801570458404,1072.0560576325615))
targetgene="EGFP"
collabel=c("S74_MNSC510_F2","S73_MNSC510_F1")

# set up color using RColorBrewer
#library(RColorBrewer)
#colors <- brewer.pal(length(targetgenelist), "Set1")

colors=c( "#E41A1C", "#377EB8", "#4DAF4A", "#984EA3", "#FF7F00",  "#A65628", "#F781BF",
          "#999999", "#66C2A5", "#FC8D62", "#8DA0CB", "#E78AC3", "#A6D854", "#FFD92F", "#E5C494", "#B3B3B3", 
          "#8DD3C7", "#FFFFB3", "#BEBADA", "#FB8072", "#80B1D3", "#FDB462", "#B3DE69", "#FCCDE5",
          "#D9D9D9", "#BC80BD", "#CCEBC5", "#FFED6F")


## code

targetmatvec=unlist(targetmat)+1
yrange=range(targetmatvec[targetmatvec>0]);
# yrange[1]=1; # set the minimum value to 1
for(i in 1:length(targetmat)){
  vali=targetmat[[i]]+1;
  if(i==1){
    plot(1:length(vali),vali,type='b',las=1,pch=20,main=paste('sgRNAs in',targetgene),ylab='Read counts',xlab='Samples',xlim=c(0.7,length(vali)+0.3),ylim = yrange,col=colors[(i %% length(colors))],xaxt='n',log='y')
    axis(1,at=1:length(vali),labels=(collabel),las=2)
    # lines(0:100,rep(1,101),col='black');
  }else{
    lines(1:length(vali),vali,type='b',pch=20,col=colors[(i %% length(colors))])
  }
}




# parameters
# Do not modify the variables beginning with "__"
targetmat=list(c(2099.890197091607,599.0313232480452),c(2827.8521320833643,621.0324736845342),c(2382.8753998425236,567.029649885879),c(1151.9397652616815,288.01506025949413),c(3788.8018841809994,848.0443440973994),c(1602.9161837799268,455.02379311829804))
targetgene="KRT20"
collabel=c("S74_MNSC510_F2","S73_MNSC510_F1")

# set up color using RColorBrewer
#library(RColorBrewer)
#colors <- brewer.pal(length(targetgenelist), "Set1")

colors=c( "#E41A1C", "#377EB8", "#4DAF4A", "#984EA3", "#FF7F00",  "#A65628", "#F781BF",
          "#999999", "#66C2A5", "#FC8D62", "#8DA0CB", "#E78AC3", "#A6D854", "#FFD92F", "#E5C494", "#B3B3B3", 
          "#8DD3C7", "#FFFFB3", "#BEBADA", "#FB8072", "#80B1D3", "#FDB462", "#B3DE69", "#FCCDE5",
          "#D9D9D9", "#BC80BD", "#CCEBC5", "#FFED6F")


## code

targetmatvec=unlist(targetmat)+1
yrange=range(targetmatvec[targetmatvec>0]);
# yrange[1]=1; # set the minimum value to 1
for(i in 1:length(targetmat)){
  vali=targetmat[[i]]+1;
  if(i==1){
    plot(1:length(vali),vali,type='b',las=1,pch=20,main=paste('sgRNAs in',targetgene),ylab='Read counts',xlab='Samples',xlim=c(0.7,length(vali)+0.3),ylim = yrange,col=colors[(i %% length(colors))],xaxt='n',log='y')
    axis(1,at=1:length(vali),labels=(collabel),las=2)
    # lines(0:100,rep(1,101),col='black');
  }else{
    lines(1:length(vali),vali,type='b',pch=20,col=colors[(i %% length(colors))])
  }
}



dev.off()
Sweave("S10A_c1_t0_summary.Rnw");
library(tools);

texi2dvi("S10A_c1_t0_summary.tex",pdf=TRUE);
